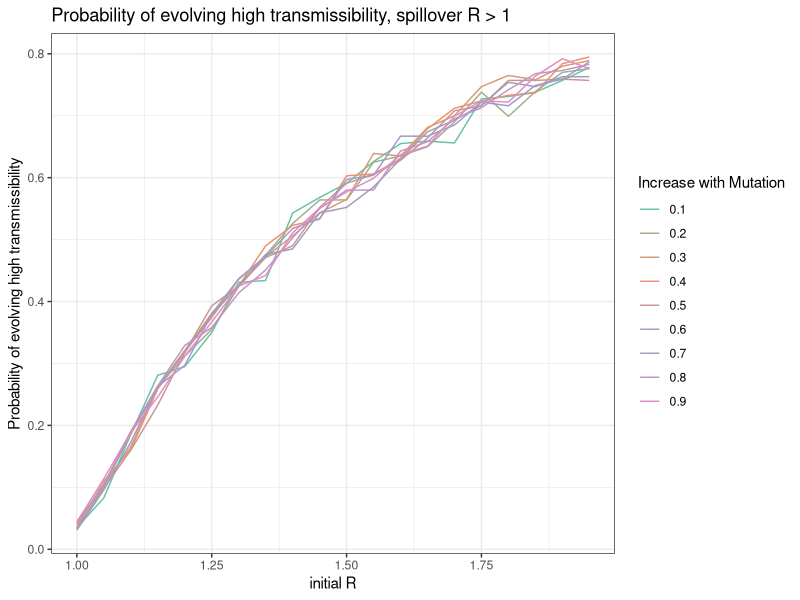
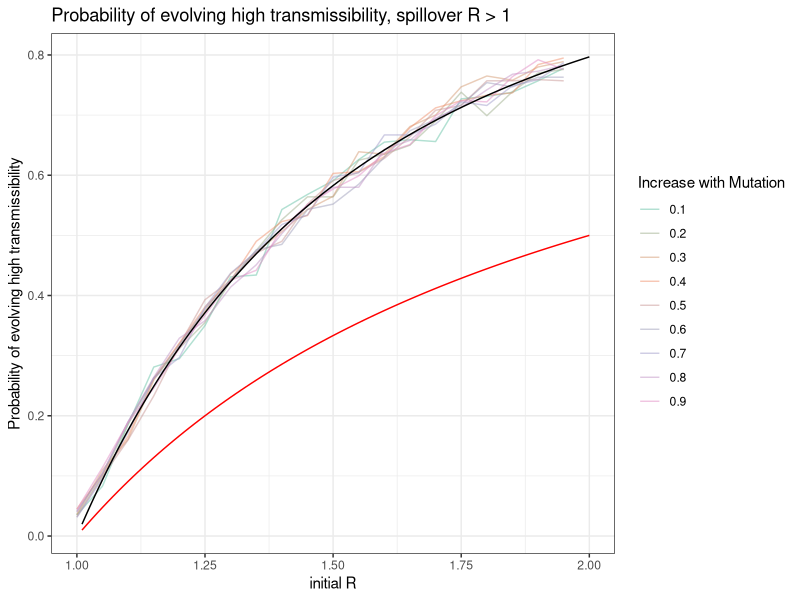
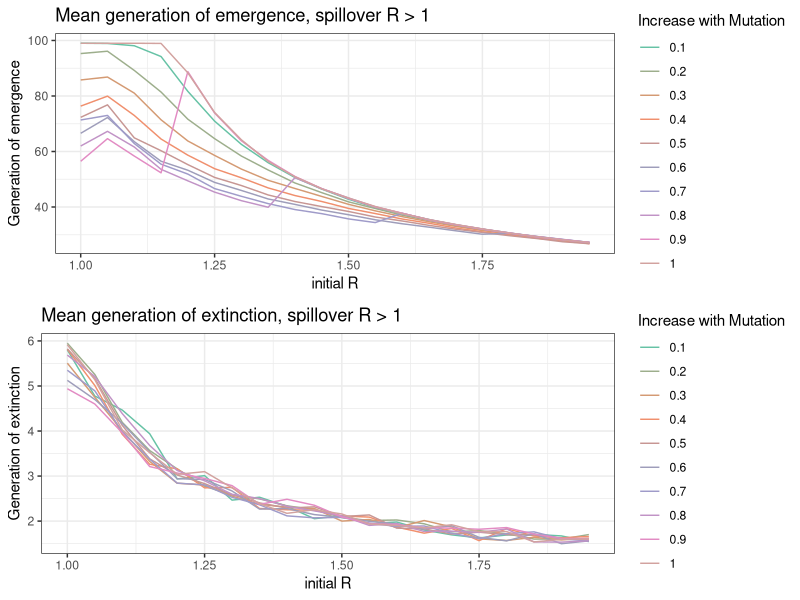
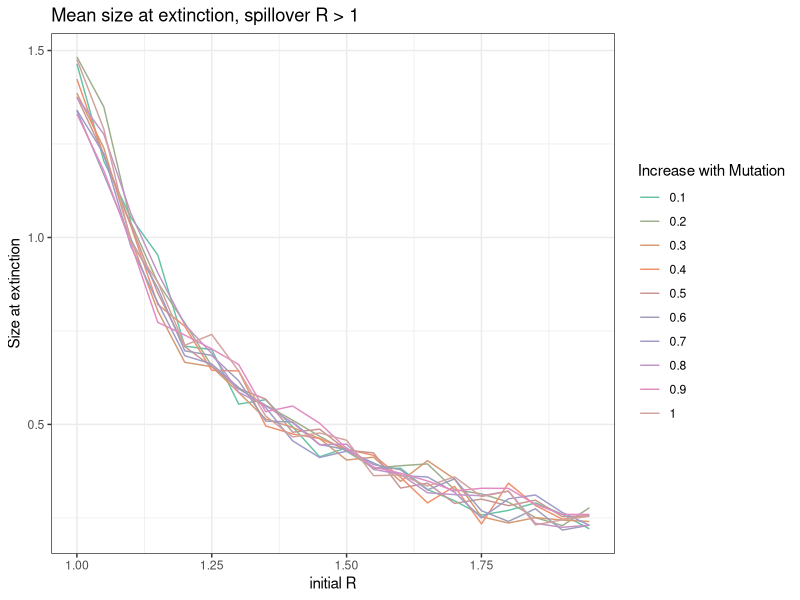
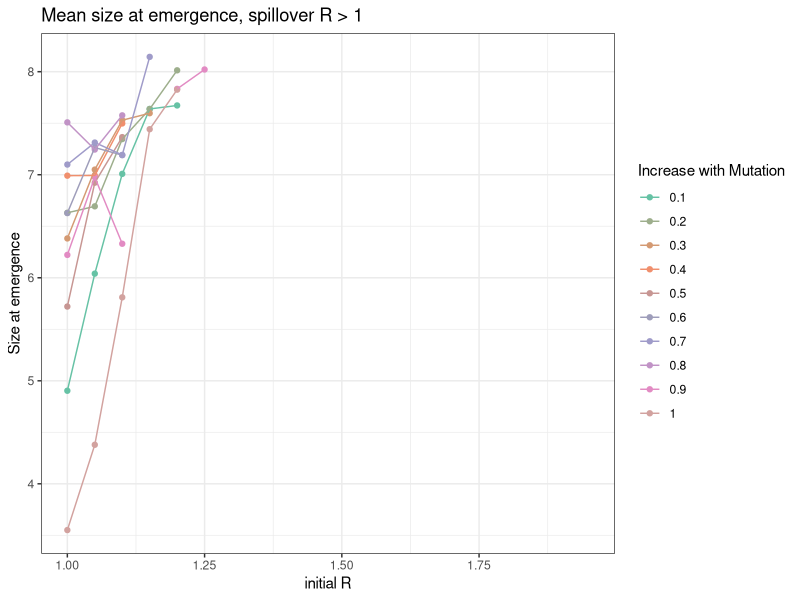
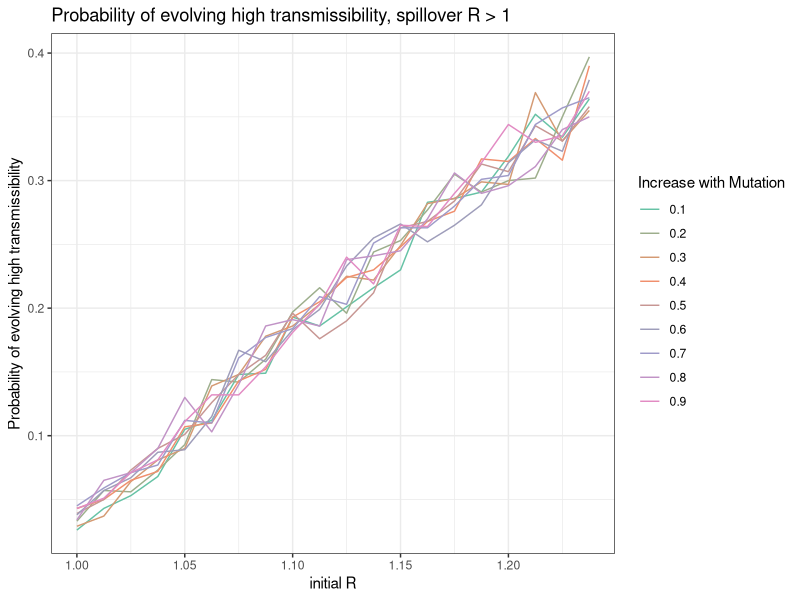
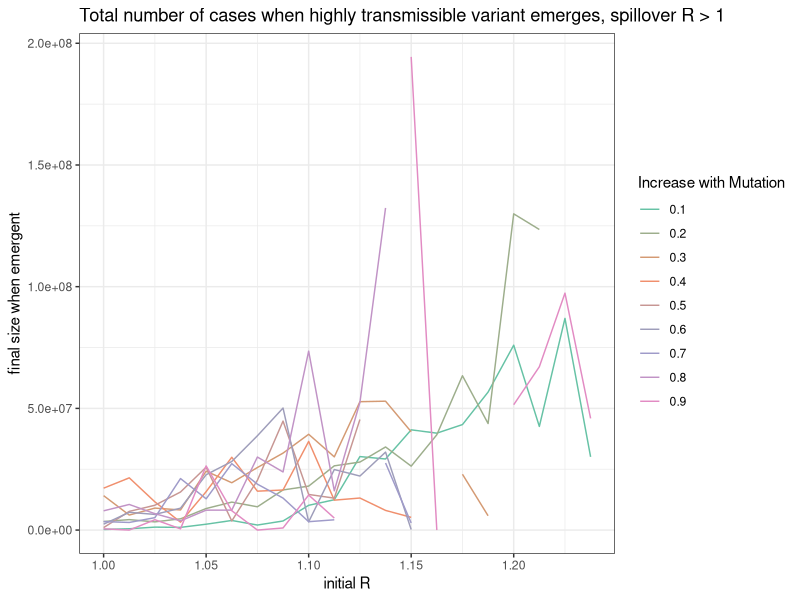
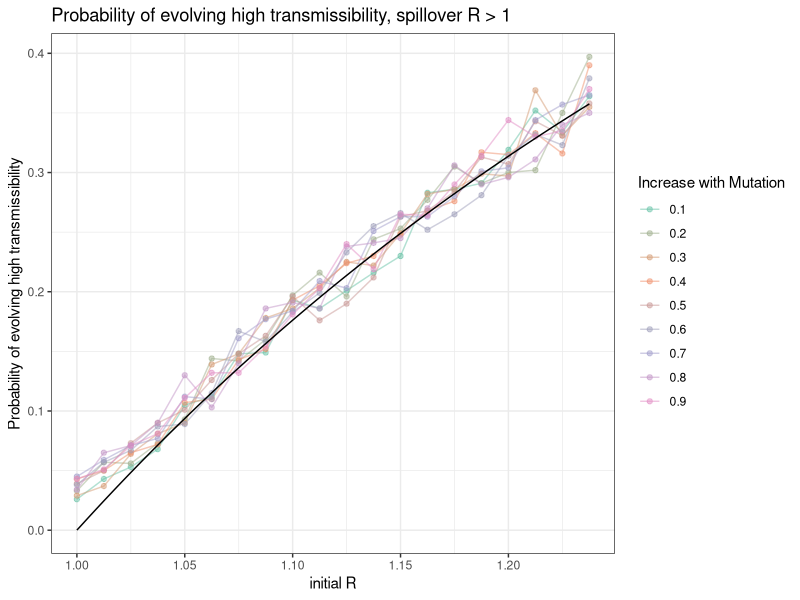

These charts were generated, in order, by the following R code:
## ---- chunk 1
# load libraries 
library(ggplot2) #for plotting
library(here) #for easy local path referencing
library(tidyverse) #for easy manipulation of data structures
library(RColorBrewer) #for colors
library(gridExtra) #for plotting multiple plots in one figure
library(nleqslv)

# colors for plotting
num_cols = 20
my.colors = colorRampPalette(brewer.pal(n = 8, name = "Set2"))(num_cols)
## ---- chunk 2
results = read.csv(here("code", "project", "R greater than 1", "python simulations", "output2.csv"))

## ---- chunk 3
# plot probability of evolution to high R
plot = ggplot() +
  geom_line(data = results %>% filter(deltaR != 1), aes(x = Rwt, y = pEmergent, group = factor(deltaR), col = factor(deltaR))) +
  theme_bw() +
  scale_color_manual(values = my.colors) +
  labs(x = "initial R", y = "Probability of evolving high transmissibility", col = "Increase with Mutation", title = "Probability of evolving high transmissibility, spillover R > 1")

plot
## ---- chunk 4
#nonlinear equation solver to solve for fixed point of the generating function for the branching process

## define branching process generating function for offspring distribution
bp_singletype = function(x) {y = exp(Rwt*(x-1)) - x} #fixed point solution will be this function set to 0

## define initial conditions 
init = 1 #start with single spillover infection meep meep

## start fixed point guess
xstart = 0.5 #50 percent will go extinct so lets see

## solve for non extinction probability (1-Pextinction)
non_extinction = function(Rwt) {
  Rwt = Rwt #set Rwt
  return(1 - nleqslv(xstart, bp_singletype, method="Newton", global="none", control=list(trace=1,stepmax=2))$x) #solve for nonextinction probability
  }

# solve to plot
rwt = seq(1.01, 2, by = 0.01)
pNE = NaN
for(i in 1:length(rwt)){
  Rwt = rwt[i]
  pNE[i] = non_extinction(Rwt)
}

#solve 1-1/r0 
ap = 1-(1/rwt)

## ---- chunk 5
# plot probability of evolution to high R
plot = ggplot() +
  geom_line(data = results %>% filter(deltaR != 1), aes(x = Rwt, y = pEmergent, group = factor(deltaR), col = factor(deltaR)), alpha = 0.5) +
  geom_line(aes(x = rwt, y = pNE)) +
  geom_line(aes(x=rwt, y = ap), col = "red") +
  theme_bw() +
  scale_color_manual(values = my.colors) +
  labs(x = "initial R", y = "Probability of evolving high transmissibility", col = "Increase with Mutation", title = "Probability of evolving high transmissibility, spillover R > 1")

plot
## ---- chunk 6
#return non-extinction probability of single-type bp
non_extinction = function(Rwt) {
  #single-type BP 
  bp_singletype = function(x) {y = exp(Rwt*(x-1)) - x}
  #set start guess
  xstart = 0.5
  #solve for nonextinction prob
  P = 1 - nleqslv(xstart, bp_singletype, method="Newton", global="none", control=list(trace=1,stepmax=2))$x
  return(P) #solve for nonextinction probability
}

### summed conditional probs
## determine the Rs starting with each Rwt
mt_Rs = function(Rwt, deltaR){
  m = ceiling(((3 + 10^-12) - Rwt)/deltaR)   #number of types in the branching process #note that we need a slight overshoot of R0 = 1 to get supercritical
  ### define R0 vector 
  R_is = Rwt + (deltaR)*(0:m)
  return(R_is) # add the changes from wtR0 to give R0 of first supercritical variant
}

rwt = seq(1.01, 1.2, by = 0.01)





## ---- chunk 7
plot2 = ggplot() +
  geom_line(data = results, aes(x = Rwt, y = Emergent_generation, group = factor(deltaR), col = factor(deltaR))) +
  theme_bw() +
  scale_color_manual(values = my.colors) +
  labs(x = "initial R", y = "Generation of emergence", col = "Increase with Mutation", title = "Mean generation of emergence, spillover R > 1")

plot3 = ggplot() +
  geom_line(data = results, aes(x = Rwt, y = Extinct_generation, group = factor(deltaR), col = factor(deltaR))) +
  theme_bw() +
  scale_color_manual(values = my.colors) +
  labs(x = "initial R", y = "Generation of extinction", col = "Increase with Mutation", title = "Mean generation of extinction, spillover R > 1")

grid.arrange(plot2,plot3)
## ---- chunk 8
plot4 = ggplot() +
  geom_line(data = results, aes(x = Rwt, y = log10(Extinct_size), group = factor(deltaR), col = factor(deltaR))) +
  theme_bw() +
  scale_color_manual(values = my.colors) +
  labs(x = "initial R", y = "Size at extinction", col = "Increase with Mutation", title = "Mean size at extinction, spillover R > 1")

plot4
## ---- chunk 9
plot5 = ggplot() +
  geom_point(data = results, aes(x = Rwt, y = log10(Emergent_size), group = factor(deltaR), col = factor(deltaR))) +
  geom_line(data = results, aes(x = Rwt, y = log10(Emergent_size), group = factor(deltaR), col = factor(deltaR))) +
  theme_bw() +
  scale_color_manual(values = my.colors) +
  labs(x = "initial R", y = "Size at emergence", col = "Increase with Mutation", title = "Mean size at emergence, spillover R > 1")

plot5

## ---- chunk 10
results2 = read.csv(here("code", "project", "R greater than 1", "python simulations", "output3.csv"))

## ---- chunk 11
# plot probability of evolution to high R
plot = ggplot() +
  geom_line(data = results2 %>% filter(deltaR != 1), aes(x = Rwt, y = pEmergent, group = factor(deltaR), col = factor(deltaR))) +
  theme_bw() +
  scale_color_manual(values = my.colors) +
  labs(x = "initial R", y = "Probability of evolving high transmissibility", col = "Increase with Mutation", title = "Probability of evolving high transmissibility, spillover R > 1")

plot
## ---- chunk 12
#nonlinear equation solver to solve for fixed point of the generating function for the branching process

## define branching process generating function for offspring distribution
bp_singletype = function(x) {y = exp(Rwt*(x-1)) - x} #fixed point solution will be this function set to 0

## define initial conditions 
init = 1 #start with single spillover infection meep meep

## start fixed point guess
xstart = 0.5 #50 percent will go extinct so lets see

## solve for non extinction probability (1-Pextinction)
non_extinction = function(Rwt) {
  Rwt = Rwt #set Rwt
  return(1 - nleqslv(xstart, bp_singletype, method="Newton", global="none", control=list(trace=1,stepmax=2))$x) #solve for nonextinction probability
  }

# solve to plot
rwt = seq(range(results2$Rwt)[1], range(results2$Rwt)[2], by = diff(range(results2$Rwt))/nrow(results2))
pNE = NaN
for(i in 1:length(rwt)){
  Rwt = rwt[i]
  pNE[i] = non_extinction(Rwt)
}

## ---- chunk 13
# plot probability of evolution to high R
plot = ggplot() +
  geom_line(data = results2 %>% filter(deltaR != 1), aes(x = Rwt, y = pEmergent, group = factor(deltaR), col = factor(deltaR)), alpha = 0.5) +
  geom_point(data = results2 %>% filter(deltaR != 1), aes(x = Rwt, y = pEmergent, group = factor(deltaR), col = factor(deltaR)), alpha = 0.5) +
  geom_line(aes(x = rwt, y = pNE)) +
  theme_bw() +
  scale_color_manual(values = my.colors) +
  labs(x = "initial R", y = "Probability of evolving high transmissibility", col = "Increase with Mutation", title = "Probability of evolving high transmissibility, spillover R > 1")

#save
file = here("results", "analysis", "R greater than 1", "fig_P_evolution_smallR.png")
ggsave(filename = file, plot = plot)
## ---- chunk 14
plot = ggplot() + 
  geom_line(data = results2 %>% filter(deltaR != 1), aes(x = Rwt, y = Emergent_size, group = factor(deltaR), col = factor(deltaR))) +
  theme_bw() +
  scale_color_manual(values = my.colors) +
  labs(x = "initial R", y = "final size when emergent", col = "Increase with Mutation", title = "Total number of cases when highly transmissible variant emerges, spillover R > 1")

plot
## ---- chunk 15
